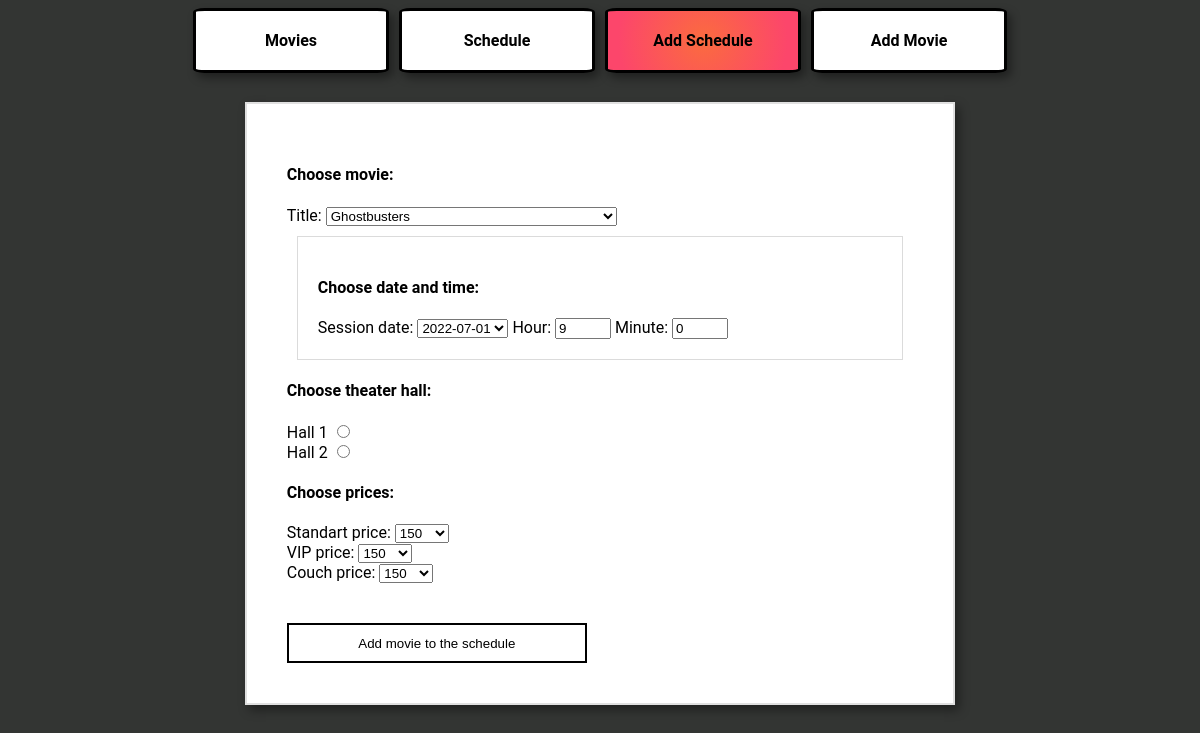
Screenshot of /schedule/add with the database file from the repository.
### tables this page shows
CREATE TABLE "movie" (
	"movie_id"	INTEGER,
	"movie_name"	TEXT,
	"movie_rating"	INTEGER,
	"movie_duration"	INTEGER,
	"movie_description"	TEXT,
	"age_id"	INTEGER,
	"poster_url"	TEXT,
	"revenue"	INTEGER,
	PRIMARY KEY("movie_id" AUTOINCREMENT),
	FOREIGN KEY("age_id") REFERENCES "age"("age_id")
);

CREATE TABLE "date" (
	"date_id"	INTEGER,
	"date"	TEXT,
	PRIMARY KEY("date_id" AUTOINCREMENT)
);

CREATE TABLE "hall" (
	"hall_id"	INTEGER,
	"hall_name"	TEXT,
	PRIMARY KEY("hall_id" AUTOINCREMENT)
);

### controllers/schedule_add.py (the view)
@app.route('/schedule/add', methods=['GET', 'POST'])
def schedule_add():
    conn = get_db_connection()
    titles = get_titles(conn)
    halls = get_halls(conn)
    prices = get_prices(conn)
    dates = get_dates(conn)
    html = render_template(
        'schedule_add.html',
        combo_box = titles,
        radio_box = halls,
        price_box = prices,
        date_box = dates,
        len = len,
        range = range
    )
    return html

### models/schedule_add_model.py (called while the page is built)
def get_titles(conn):
    titles = pd.read_sql('''
    SELECT movie_name FROM movie''', conn)
    return titles

def get_halls(conn):
    halls = pd.read_sql('''
    SELECT hall_name FROM hall''', conn)
    return halls

def get_prices(conn):
    prices = pd.read_sql('''
    SELECT price_list_price FROM price_list''', conn)
    return prices

def get_dates(conn):
    dates = pd.read_sql('''
    SELECT date FROM date''', conn)
    return dates

### utils.py (called while the page is built)
def get_db_connection():
    return sqlite3.connect('kino.db')

### templates/schedule_add.html
{% extends "layout.html" %}
{% block url %}
  <a class="head btn-hd" href="{{url_for('index')}}">Movies</a>
  <a class="head btn-hd" href="{{url_for('schedule')}}">Schedule</a>
  <a class="head btn-hd btn-selected" href="{{url_for('schedule_add')}}">Add Schedule</a>
  <a class="head btn-hd" href="{{url_for('movie_add')}}">Add Movie</a>
{% endblock %}
{% block body %}
  <div class="block sch-form">
    <form action="{{ url_for('sch_added') }}" method="post">
			<div class="title">
				<h4>Choose movie:</h4>
				<label for="title-box">Title:</label>
				{{value_box(combo_box, "title-box", "movie_name")}}
			</div>
			<div class="date">
				<h4>Choose date and time:</h4>
				<label for="date">Session date:</label>
				{{value_box(date_box, "date", "date")}}
				<label for="hour">Hour:</label>
				<input type="number" name="hour" id="hour" min="9" max="23" value="9">
				<label for="minute">Minute:</label>
				<input type="number" name="minute" id="minute" min="0" max="55" step="5" value="0">
			</div>
			<div class="hall">
				<h4>Choose theater hall:</h4>
				{% for i in range(len(radio_box)) %}
					{% set hall_name = radio_box.loc[i, "hall_name"] %}
					<label for="{{hall_name}}">{{hall_name}}</label>
					<input type="radio" name="hall-radio" id="{{hall_name}}" value="{{hall_name}}"><br>
				{% endfor %}
			</div>
			<div class="price">
				<h4>Choose prices:</h4>
				<label for="price-std">Standart price:</label>
				{{value_box(price_box, "price-std", "price_list_price")}}<br>
				<label for="price-vip">VIP price:</label>
				{{value_box(price_box, "price-vip", "price_list_price")}}<br>
				<label for="price-coach">Couch price:</label>
				{{value_box(price_box, "price-coach", "price_list_price")}}<br>
			</div>
			<input class="btn btn-sch" type="submit" value="Add movie to the schedule">
		</form>
  </div>
{% endblock %}

### templates/layout.html (shortened to what this page needs)
<!DOCTYPE html>
<html lang="en">
	<head>
    <link rel="stylesheet" href="/static/css/style.css">
		{% macro value_box(box, name, value_col) %}
			<select name={{name}} id={{name}} method="post">
				{% set n = len(box) %}
        {% for i in range(n) %}
          <option value="{{box.loc[i, value_col]}}">
            {{box.loc[i, value_col]}}
          </option>
        {% endfor %}
			</select>
		{% endmacro %}
	</head>
	<body>
		<header>
      {% block url %}{% endblock %}
		</header>
		<main>
			{% block body %}
			{% endblock %}
		</main>
	</body>
</html>

### static/css/style.css (style rules this page uses)
html { font-family: 'Roboto', sans-serif; }
header { width: 100%; height: 4rem; display: flex; flex-direction: row; justify-content: center; align-items: center; }
header a { text-decoration: none; color: #000000; font-weight: 600; }
.head { padding: 20px; background-color: rgb(255, 255, 255); box-shadow: 4px 5px 10px rgba(0, 0, 0, 0.4); width: 150px; text-align: center; border: 3px solid rgb(0, 0, 0); border-radius: 6%; margin: 5px; }
.btn-selected { background: rgb(251,107,63); background: radial-gradient(circle, rgba(251,107,63,1) 0%, rgba(252,70,107,1) 85%); }
body { background: #333533; }
main { margin: 0 auto; width: 60%; }
.block { margin: 0 auto; display: flex; flex-direction: column; margin-top: 30px; width: fit-content; background-color: rgb(255, 255, 255); box-shadow: 4px 5px 10px rgba(0, 0, 0, 0.4); border: 2px solid #e0e0e0; }
.btn { margin: 0 auto; width: 100px; height: 40px; background-color: rgb(255, 255, 255); color: black; border: 2px solid #000000; transition-duration: 0.2s; }
.btn-sch { margin-top: 40px; width: 300px; }
.sch-form { padding: 40px; width: auto; }
.date { border: 1px solid #dbdbdb; padding: 20px; margin: 10px; }

### rows the page displays
movie: title-box "Ghostbusters"
date: date "2022-07-01"
hall: hall_name "Hall 1"
hall: hall_name "Hall 2"

### other values shown
form field price-std "150"
form field price-vip "150"
form field price-coach "150"
